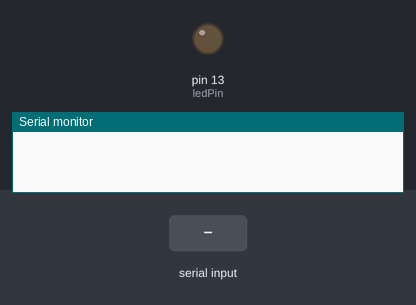
Simulated run of this sketch. Board: Arduino Uno, built with avr-gcc and run on an emulated ATmega328P. Shown: output pins drawn as LEDs (lit = HIGH), the last lines printed to the serial monitor. The test bench sets the inputs (shaded band).

Above: at 1.2 s.
1.3 s: "H" received over Serial
At 1.8 s:
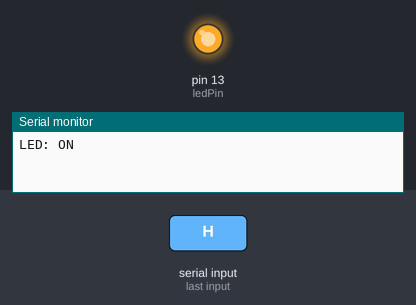
2.8 s: "L" received over Serial
At 4.1 s:
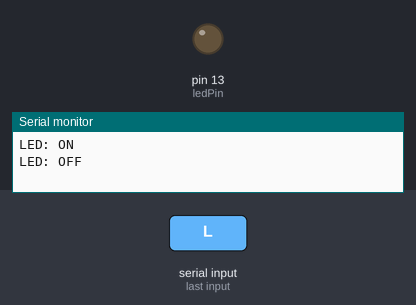
Timing chart, 0 to 5.8 s (numbered marks = the images above; inputs shaded):
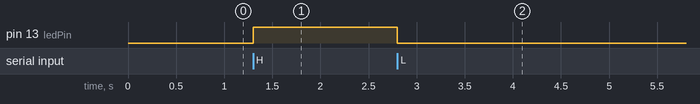

Measured:
- after the input at 1.3 s, pin 13 (ledPin): LOW → HIGH at once
- after the input at 2.8 s, pin 13 (ledPin): HIGH → LOW at once

The sketch:

blink3_py2ino.ino
```cpp
int ledPin = 13; // usamos un pin de salida al LED
int state = 0; // Variable lectrura serial

void setup() {
    pinMode(ledPin, OUTPUT);   //Declara pin de Salida
    digitalWrite(ledPin, LOW); //Normalmente Apagado
    Serial.begin(9600);
}

void loop() {
  if(Serial.available())
  {
       state = Serial.read();

       //todo a mayusculas
       if(state != 'H' && state != 'L' )
       {
        state -=32;
       }

       switch (state)
       {
       case 'L':
       digitalWrite(ledPin, LOW);
       Serial.println("LED: OFF");
       break;

       case 'H':
       digitalWrite(ledPin, HIGH);
       Serial.println("LED: ON");
       break;

       default:
       Serial.println("Opcion no valida");
       break;


       }
  }

}
```
